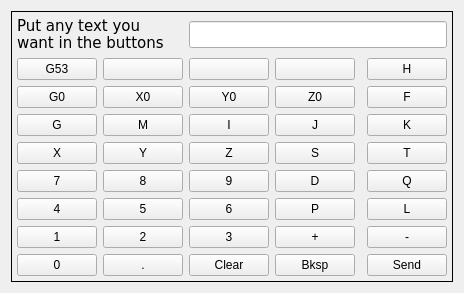
         <widget class="QWidget" name="tab_2">
          <attribute name="title">
           <string>MDI</string>
          </attribute>
          <layout class="QGridLayout" name="gridLayout_15">
           <item row="0" column="0">
            <widget class="QFrame" name="gridFrame">
             <property name="frameShape">
              <enum>QFrame::Box</enum>
             </property>
             <layout class="QGridLayout" name="gridLayout_14">
              <property name="leftMargin">
               <number>5</number>
              </property>
              <property name="topMargin">
               <number>5</number>
              </property>
              <property name="rightMargin">
               <number>5</number>
              </property>
              <property name="bottomMargin">
               <number>5</number>
              </property>
              <item row="0" column="2" colspan="4">
               <widget class="MDIEntry" name="mdiEntry">
                <property name="font">
                 <font>
                  <family>DejaVu Sans</family>
                  <pointsize>12</pointsize>
                 </font>
                </property>
               </widget>
              </item>
              <item row="4" column="5">
               <widget class="QPushButton" name="pushButton_2">
                <property name="text">
                 <string>T</string>
                </property>
                <attribute name="buttonGroup">
                 <string notr="true">mdiButtonGroup</string>
                </attribute>
               </widget>
              </item>
              <item row="8" column="5">
               <widget class="QPushButton" name="mdiSendKey">
                <property name="text">
                 <string>Send</string>
                </property>
               </widget>
              </item>
              <item row="3" column="3">
               <widget class="QPushButton" name="pushButton_7">
                <property name="text">
                 <string>J</string>
                </property>
                <attribute name="buttonGroup">
                 <string notr="true">mdiButtonGroup</string>
                </attribute>
               </widget>
              </item>
              <item row="6" column="5">
               <widget class="QPushButton" name="pushButton_4">
                <property name="text">
                 <string>L</string>
                </property>
                <attribute name="buttonGroup">
                 <string notr="true">mdiButtonGroup</string>
                </attribute>
               </widget>
              </item>
              <item row="7" column="1">
               <widget class="QPushButton" name="pushButton_44">
                <property name="text">
                 <string>2</string>
                </property>
                <attribute name="buttonGroup">
                 <string notr="true">mdiButtonGroup</string>
                </attribute>
               </widget>
              </item>
              <item row="5" column="5">
               <widget class="QPushButton" name="pushButton_3">
                <property name="text">
                 <string>Q</string>
                </property>
                <attribute name="buttonGroup">
                 <string notr="true">mdiButtonGroup</string>
                </attribute>
               </widget>
              </item>
              <item row="3" column="0">
               <widget class="QPushButton" name="pushButton_25">
                <property name="text">
                 <string>G</string>
                </property>
                <attribute name="buttonGroup">
                 <string notr="true">mdiButtonGroup</string>
                </attribute>
               </widget>
              </item>
              <item row="3" column="2">
               <widget class="QPushButton" name="pushButton_19">
                <property name="text">
                 <string>I</string>
                </property>
                <attribute name="buttonGroup">
                 <string notr="true">mdiButtonGroup</string>
                </attribute>
               </widget>
              </item>
              <item row="5" column="0">
               <widget class="QPushButton" name="pushButton_35">
                <property name="text">
                 <string>7</string>
                </property>
                <attribute name="buttonGroup">
                 <string notr="true">mdiButtonGroup</string>
                </attribute>
               </widget>
              </item>
              <item row="5" column="1">
               <widget class="QPushButton" name="pushButton_34">
                <property name="text">
                 <string>8</string>
                </property>
                <attribute name="buttonGroup">
                 <string notr="true">mdiButtonGroup</string>
                </attribute>
               </widget>
              </item>
              <item row="3" column="5">
               <widget class="QPushButton" name="pushButton">
                <property name="text">
                 <string>K</string>
                </property>
                <attribute name="buttonGroup">
                 <string notr="true">mdiButtonGroup</string>
                </attribute>
               </widget>
              </item>
              <item row="8" column="1">
               <widget class="QPushButton" name="pushButton_49">
                <property name="text">
                 <string>.</string>
                </property>
                <attribute name="buttonGroup">
                 <string notr="true">mdiButtonGroup</string>
                </attribute>
               </widget>
              </item>
              <item row="4" column="2">
               <widget class="QPushButton" name="pushButton_28">
                <property name="text">
                 <string>Z</string>
                </property>
                <attribute name="buttonGroup">
                 <string notr="true">mdiButtonGroup</string>
                </attribute>
               </widget>
              </item>
              <item row="4" column="3">
               <widget class="QPushButton" name="pushButton_27">
                <property name="text">
                 <string>S</string>
                </property>
                <attribute name="buttonGroup">
                 <string notr="true">mdiButtonGroup</string>
                </attribute>
               </widget>
              </item>
              <item row="8" column="0">
               <widget class="QPushButton" name="pushButton_50">
                <property name="text">
                 <string>0</string>
                </property>
                <attribute name="buttonGroup">
                 <string notr="true">mdiButtonGroup</string>
                </attribute>
               </widget>
              </item>
              <item row="7" column="3">
               <widget class="QPushButton" name="pushButton_42">
                <property name="text">
                 <string>+</string>
                </property>
                <attribute name="buttonGroup">
                 <string notr="true">mdiButtonGroup</string>
                </attribute>
               </widget>
              </item>
              <item row="7" column="0">
               <widget class="QPushButton" name="pushButton_45">
                <property name="text">
                 <string>1</string>
                </property>
                <attribute name="buttonGroup">
                 <string notr="true">mdiButtonGroup</string>
                </attribute>
               </widget>
              </item>
              <item row="7" column="2">
               <widget class="QPushButton" name="pushButton_43">
                <property name="text">
                 <string>3</string>
                </property>
                <attribute name="buttonGroup">
                 <string notr="true">mdiButtonGroup</string>
                </attribute>
               </widget>
              </item>
              <item row="4" column="0">
               <widget class="QPushButton" name="pushButton_30">
                <property name="text">
                 <string>X</string>
                </property>
                <attribute name="buttonGroup">
                 <string notr="true">mdiButtonGroup</string>
                </attribute>
               </widget>
              </item>
              <item row="4" column="1">
               <widget class="QPushButton" name="pushButton_29">
                <property name="text">
                 <string>Y</string>
                </property>
                <attribute name="buttonGroup">
                 <string notr="true">mdiButtonGroup</string>
                </attribute>
               </widget>
              </item>
              <item row="5" column="3">
               <widget class="QPushButton" name="pushButton_32">
                <property name="text">
                 <string>D</string>
                </property>
                <attribute name="buttonGroup">
                 <string notr="true">mdiButtonGroup</string>
                </attribute>
               </widget>
              </item>
              <item row="6" column="3">
               <widget class="QPushButton" name="pushButton_37">
                <property name="text">
                 <string>P</string>
                </property>
                <attribute name="buttonGroup">
                 <string notr="true">mdiButtonGroup</string>
                </attribute>
               </widget>
              </item>
              <item row="6" column="0">
               <widget class="QPushButton" name="pushButton_40">
                <property name="text">
                 <string>4</string>
                </property>
                <attribute name="buttonGroup">
                 <string notr="true">mdiButtonGroup</string>
                </attribute>
               </widget>
              </item>
              <item row="6" column="2">
               <widget class="QPushButton" name="pushButton_38">
                <property name="text">
                 <string>6</string>
                </property>
                <attribute name="buttonGroup">
                 <string notr="true">mdiButtonGroup</string>
                </attribute>
               </widget>
              </item>
              <item row="6" column="1">
               <widget class="QPushButton" name="pushButton_39">
                <property name="text">
                 <string>5</string>
                </property>
                <attribute name="buttonGroup">
                 <string notr="true">mdiButtonGroup</string>
                </attribute>
               </widget>
              </item>
              <item row="5" column="2">
               <widget class="QPushButton" name="pushButton_33">
                <property name="text">
                 <string>9</string>
                </property>
                <attribute name="buttonGroup">
                 <string notr="true">mdiButtonGroup</string>
                </attribute>
               </widget>
              </item>
              <item row="8" column="3">
               <widget class="QPushButton" name="mdiBackSpaceKey">
                <property name="text">
                 <string>Bksp</string>
                </property>
               </widget>
              </item>
              <item row="3" column="1">
               <widget class="QPushButton" name="pushButton_22">
                <property name="text">
                 <string>M</string>
                </property>
                <attribute name="buttonGroup">
                 <string notr="true">mdiButtonGroup</string>
                </attribute>
               </widget>
              </item>
              <item row="2" column="0">
               <widget class="QPushButton" name="pushButton_5">
                <property name="text">
                 <string>G0</string>
                </property>
                <attribute name="buttonGroup">
                 <string notr="true">mdiButtonGroup</string>
                </attribute>
               </widget>
              </item>
              <item row="2" column="1">
               <widget class="QPushButton" name="pushButton_6">
                <property name="text">
                 <string>X0</string>
                </property>
                <attribute name="buttonGroup">
                 <string notr="true">mdiButtonGroup</string>
                </attribute>
               </widget>
              </item>
              <item row="2" column="2">
               <widget class="QPushButton" name="pushButton_26">
                <property name="text">
                 <string>Y0</string>
                </property>
                <attribute name="buttonGroup">
                 <string notr="true">mdiButtonGroup</string>
                </attribute>
               </widget>
              </item>
              <item row="2" column="3">
               <widget class="QPushButton" name="pushButton_31">
                <property name="text">
                 <string>Z0</string>
                </property>
                <attribute name="buttonGroup">
                 <string notr="true">mdiButtonGroup</string>
                </attribute>
               </widget>
              </item>
              <item row="1" column="1">
               <widget class="QPushButton" name="pushButton_46">
                <property name="text">
                 <string/>
                </property>
                <attribute name="buttonGroup">
                 <string notr="true">mdiButtonGroup</string>
                </attribute>
               </widget>
              </item>
              <item row="2" column="5">
               <widget class="QPushButton" name="pushButton_36">
                <property name="text">
                 <string>F</string>
                </property>
                <attribute name="buttonGroup">
                 <string notr="true">mdiButtonGroup</string>
                </attribute>
               </widget>
              </item>
              <item row="1" column="0">
               <widget class="QPushButton" name="pushButton_41">
                <property name="text">
                 <string>G53</string>
                </property>
                <attribute name="buttonGroup">
                 <string notr="true">mdiButtonGroup</string>
                </attribute>
               </widget>
              </item>
              <item row="0" column="0" colspan="2">
               <widget class="QLabel" name="label_9">
                <property name="font">
                 <font>
                  <family>DejaVu Sans</family>
                  <pointsize>11</pointsize>
                  <weight>50</weight>
                  <italic>false</italic>
                  <bold>false</bold>
                 </font>
                </property>
                <property name="styleSheet">
                 <string notr="true">QLabel {
font: 11pt &quot;DejaVu Sans&quot;;
}</string>
                </property>
                <property name="text">
                 <string>Put any text you
want in the buttons</string>
                </property>
               </widget>
              </item>
              <item row="1" column="5">
               <widget class="QPushButton" name="pushButton_52">
                <property name="text">
                 <string>H</string>
                </property>
                <attribute name="buttonGroup">
                 <string notr="true">mdiButtonGroup</string>
                </attribute>
               </widget>
              </item>
              <item row="1" column="3">
               <widget class="QPushButton" name="pushButton_51">
                <property name="text">
                 <string/>
                </property>
                <attribute name="buttonGroup">
                 <string notr="true">mdiButtonGroup</string>
                </attribute>
               </widget>
              </item>
              <item row="1" column="2">
               <widget class="QPushButton" name="pushButton_47">
                <property name="text">
                 <string/>
                </property>
                <attribute name="buttonGroup">
                 <string notr="true">mdiButtonGroup</string>
                </attribute>
               </widget>
              </item>
              <item row="8" column="2">
               <widget class="QPushButton" name="mdiClearKey">
                <property name="text">
                 <string>Clear</string>
                </property>
               </widget>
              </item>
              <item row="7" column="5">
               <widget class="QPushButton" name="pushButton_48">
                <property name="text">
                 <string>-</string>
                </property>
                <attribute name="buttonGroup">
                 <string notr="true">mdiButtonGroup</string>
                </attribute>
               </widget>
              </item>
             </layout>
            </widget>
           </item>
          </layout>
         </widget>
